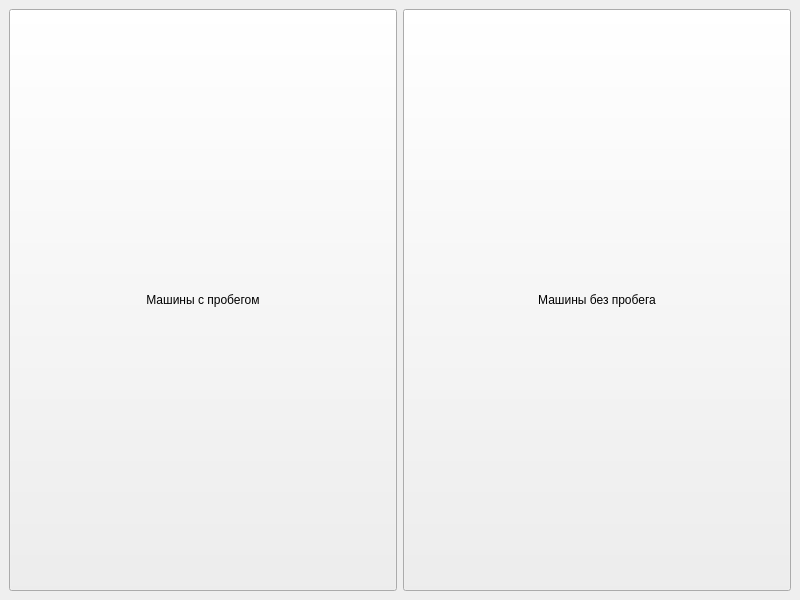
<?xml version="1.0" encoding="UTF-8"?>
<ui version="4.0">
 <class>MainWindow</class>
 <widget class="QMainWindow" name="MainWindow">
  <property name="geometry">
   <rect>
    <x>0</x>
    <y>0</y>
    <width>800</width>
    <height>600</height>
   </rect>
  </property>
  <property name="windowTitle">
   <string>MainWindow</string>
  </property>
  <widget class="QWidget" name="centralwidget">
   <layout class="QHBoxLayout" name="horizontalLayout">
    <item>
     <widget class="QPushButton" name="Car1button">
      <property name="sizePolicy">
       <sizepolicy hsizetype="Minimum" vsizetype="Minimum">
        <horstretch>0</horstretch>
        <verstretch>0</verstretch>
       </sizepolicy>
      </property>
      <property name="text">
       <string>Машины с пробегом</string>
      </property>
     </widget>
    </item>
    <item>
     <widget class="QPushButton" name="Car2button">
      <property name="sizePolicy">
       <sizepolicy hsizetype="Minimum" vsizetype="Minimum">
        <horstretch>0</horstretch>
        <verstretch>0</verstretch>
       </sizepolicy>
      </property>
      <property name="text">
       <string>Машины без пробега</string>
      </property>
     </widget>
    </item>
   </layout>
  </widget>
  <widget class="QMenuBar" name="menuBar">
   <property name="geometry">
    <rect>
     <x>0</x>
     <y>0</y>
     <width>800</width>
     <height>23</height>
    </rect>
   </property>
  </widget>
 </widget>
 <resources/>
 <connections/>
</ui>
